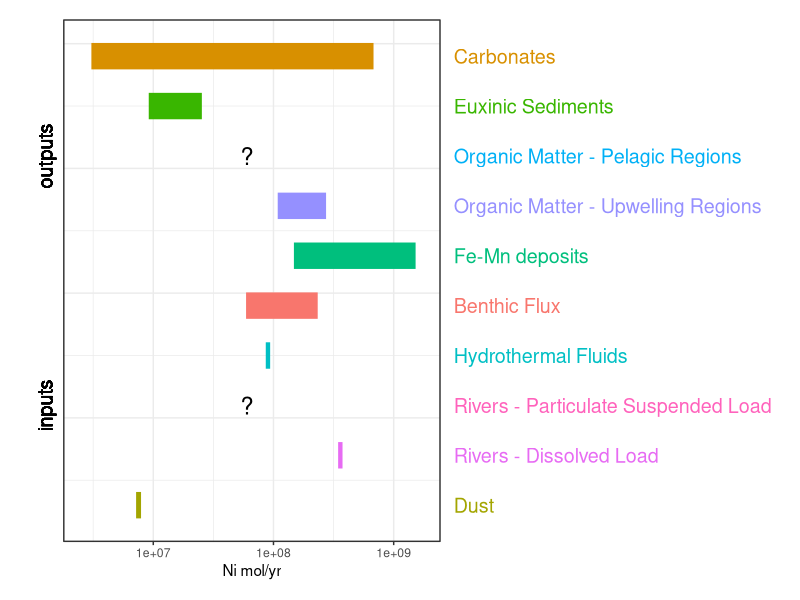

Source code (R):
install.packages("ggplot2")
install.packages("tidyverse")
library(ggplot2)
library(tidyverse)

setwd("Z:/Documents/GitHub/Prospectus")
flux_dat<- read.csv("Flux_caltech_plot.csv")
limits=c(2.5*10^6,1.75*10^9)
flux_dat %>% 
  ggplot(aes(label =Flux))+
  geom_rect(mapping=aes(xmin=min, xmax=max, ymin=ymin, ymax =ymax, fill = Flux, color = Flux))+
  theme_bw()+
  theme(axis.title.y = element_blank(),
        axis.text.y=element_blank(),
        axis.ticks.y=element_blank(),
        legend.position = "none")+
  scale_x_log10(limits=limits, name="Ni mol/yr" )+
  annotate("text", x = 6*10^7, y=c(5.5,15.5), label = "?", size=6)+
  geom_text(x = 9.5,y=(flux_dat$ymax+flux_dat$ymin)/2, size = 5, hjust = 0, aes(color = Flux))+
  theme(plot.margin = unit(c(1, 18, 1, 3), "lines")) +
  geom_text(x=6.1, y= 15.5, label =  "outputs", angle = 90, size=5)+
  geom_text(x=6.1, y= 5.5, label =  "inputs", angle = 90, size=5)+
  coord_cartesian(clip = "off")
